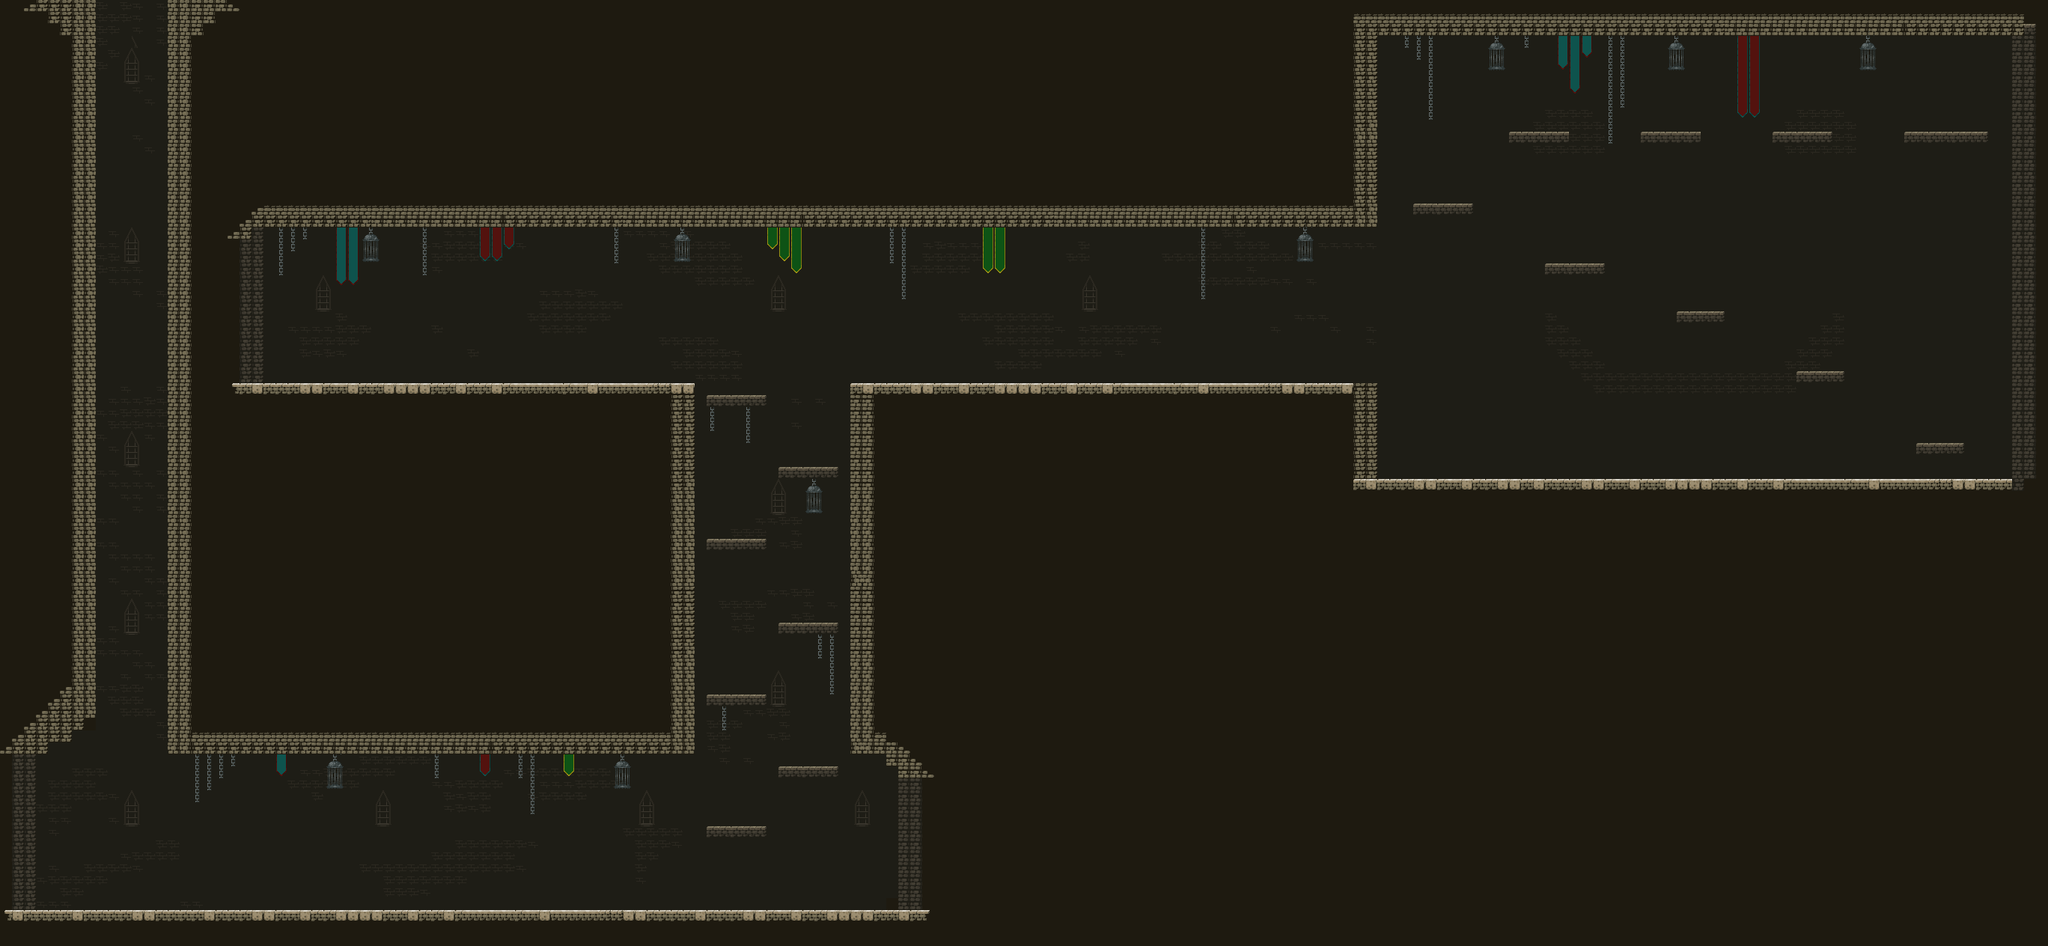

This game map was drawn from its Tiled (.tmx) file and the tilesets committed beside it. A one-line description and the trimmed map source follow:
An orthogonal 171x79 tile map with 16x16 px tiles, 6 tile layers (backgroundP, end, collisions, backgroundS, ...), 5 tilesets and 20 objects (spawnpoint).

<map version="1.2" tiledversion="1.2.3" orientation="orthogonal" renderorder="left-up" width="171" height="79" tilewidth="16" tileheight="16" infinite="0" nextlayerid="21" nextobjectid="29">
 <tileset firstgid="1" name="tileset" tilewidth="16" tileheight="16" tilecount="216" columns="24">
  <image source="tileset.png" width="384" height="144" />
 </tileset>
 <tileset firstgid="217" name="cyclops" tilewidth="64" tileheight="64" tilecount="300" columns="15">
  <image source="../characters/cyclops.png" width="960" height="1280" />
 </tileset>
 <tileset firstgid="517" name="imp" tilewidth="32" tileheight="32" tilecount="96" columns="8">
  <image source="../characters/imp.png" width="256" height="384" />
 </tileset>
 <tileset firstgid="613" name="objects" tilewidth="32" tileheight="32" tilecount="320" columns="16">
  <image source="../objects/objects.png" width="512" height="640" />
 </tileset>
 <tileset firstgid="933" name="demon160x128" tilewidth="160" tileheight="128" tilecount="6" columns="6">
  <image source="../characters/demon160x128.png" width="960" height="144" />
  <tile id="0">
   <animation>
    <frame tileid="0" duration="11" />
    <frame tileid="1" duration="11" />
    <frame tileid="2" duration="11" />
    <frame tileid="3" duration="11" />
    <frame tileid="4" duration="11" />
    <frame tileid="5" duration="11" />
   </animation>
  </tile>
 </tileset>
 <layer id="15" name="backgroundP" width="171" height="79">
  <data>[13509 cells, 13509 non-empty, 2 distinct tile ids]</data>
 </layer>
 <layer id="16" name="end" width="171" height="79">
  <data>[13509 cells, 3 non-empty, 1 distinct tile ids]</data>
 </layer>
 <layer id="17" name="collisions" width="171" height="79">
  <data>[13509 cells, 200 non-empty, 1 distinct tile ids]</data>
 </layer>
 <layer id="18" name="backgroundS" width="171" height="79">
  <data>[13509 cells, 4921 non-empty, 12 distinct tile ids]</data>
 </layer>
 <layer id="19" name="details" width="171" height="79">
  <data>[13509 cells, 230 non-empty, 14 distinct tile ids]</data>
 </layer>
 <layer id="20" name="walls" width="171" height="79">
  <data>[13509 cells, 1277 non-empty, 23 distinct tile ids]</data>
 </layer>
 <objectgroup id="10" name="player">
  <object id="25" name="spawnpoint" x="178" y="54">
   <point />
  </object>
 </objectgroup>
 <objectgroup id="11" name="coins">
  <object id="2" x="84" y="1189.33">
   <point />
  </object>
  <object id="3" x="450.667" y="1186.67">
   <point />
  </object>
  <object id="4" x="870.667" y="1181.33">
   <point />
  </object>
  <object id="5" x="1154.67" y="1188">
   <point />
  </object>
  <object id="6" x="1088" y="1012">
   <point />
  </object>
  <object id="7" x="986.667" y="712">
   <point />
  </object>
  <object id="8" x="416" y="484">
   <point />
  </object>
  <object id="9" x="781.333" y="481.333">
   <point />
  </object>
  <object id="10" x="1536" y="496">
   <point />
  </object>
  <object id="26" x="168.667" y="187.333">
   <point />
  </object>
  <object id="27" x="174" y="465.333">
   <point />
  </object>
  <object id="28" x="179.333" y="747.333">
   <point />
  </object>
 </objectgroup>
 <objectgroup id="12" name="enemies">
  <object id="11" x="1024" y="1177.33">
   <point />
  </object>
  <object id="12" x="652" y="1180">
   <point />
  </object>
  <object id="13" x="281.333" y="1174.67">
   <point />
  </object>
  <object id="14" x="645.333" y="477.333">
   <point />
  </object>
  <object id="15" x="1485.33" y="493.333">
   <point />
  </object>
  <object id="22" x="1418" y="480">
   <point />
  </object>
 </objectgroup>
 <objectgroup id="13" name="demons">
  <object id="23" x="2581.67" y="324.333">
   <point />
  </object>
 </objectgroup>
</map>
